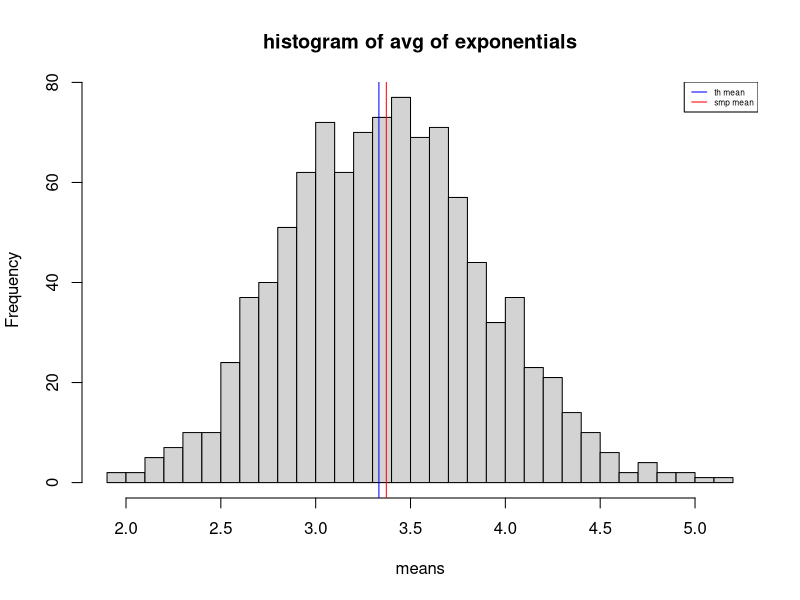

The R script that drew this image:
lambada = 0.3
simul = 1000
samp = 40
mat1 = array(0,c(samp,simul))
for (var1 in 1:simul) {
  mat1[,var1] = rexp(samp,lambada)
}
means = colMeans(mat1)

th_mean = 1/lambada
s_mean = mean(means)
th_var = ((th_mean)^2)*(1/samp)
s_var = var(means)
print("theoritical mean")
print(th_mean)
print("sample mean")
print(s_mean)
print("theoritical variance")
print(th_var)
print("sample variance")
print(s_var)

hist(means, main = "histogram of avg of exponentials",breaks = 40)
abline(v=th_mean,col ="blue")
abline(v=s_mean,col ="red")
legend("topright", legend=c("th mean", "smp mean"),
       col=c("blue", "red"), lty=1:1, cex=0.5)



